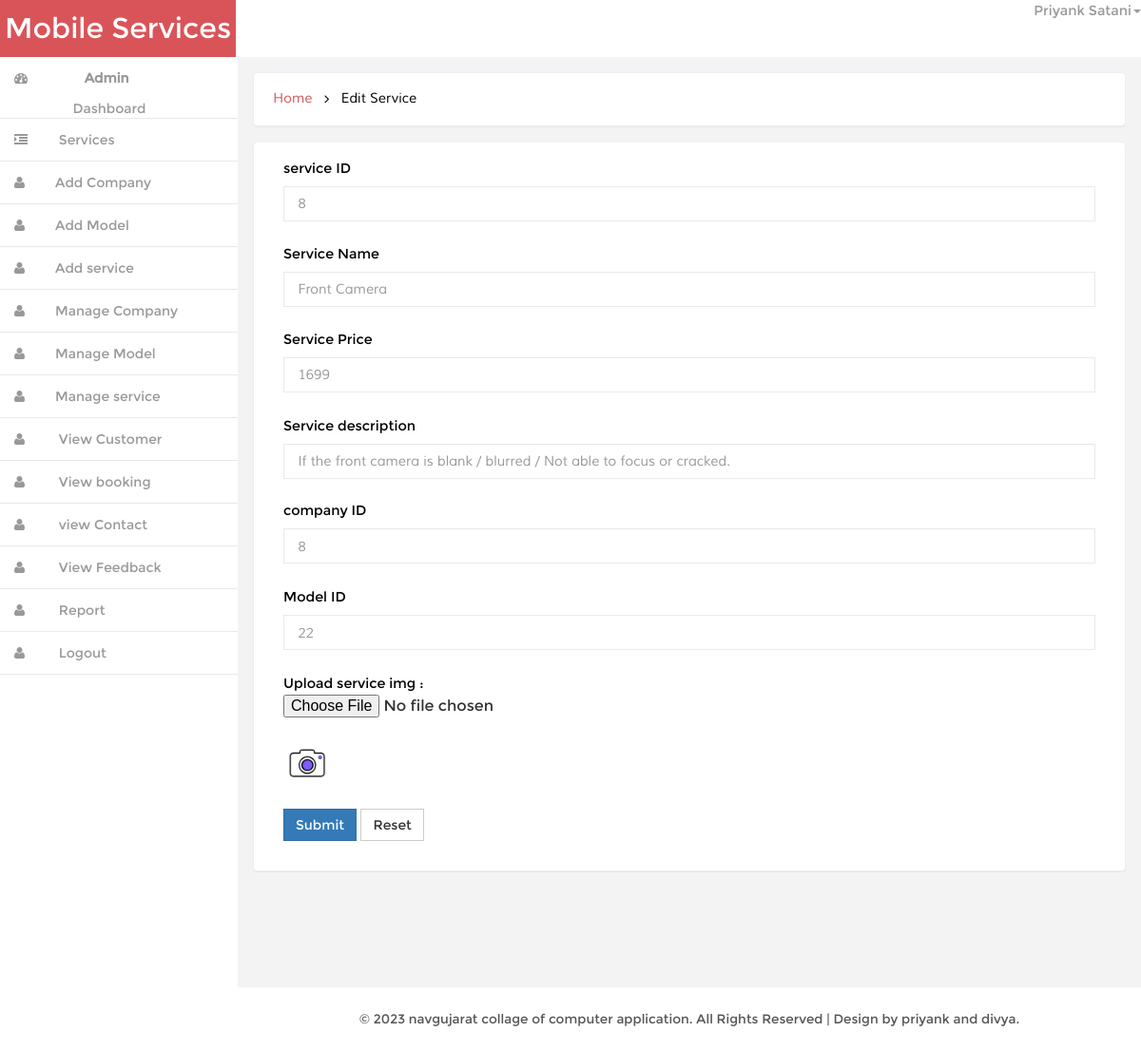
/admin/edit_service?edit_service_id=8 (signed in), run on the app's committed database.
### tables this page shows
CREATE TABLE `service` (
  `service_id` int(30) NOT NULL,
  `service_name` varchar(40) DEFAULT NULL,
  `service_price` float DEFAULT NULL,
  `service_img` varchar(255) DEFAULT NULL,
  `service_desc` varchar(255) DEFAULT NULL,
  `com_id` int(30) DEFAULT NULL,
  `mod_id` int(30) DEFAULT NULL
);

### admin/model.php (called while the page is built, shortened)
<?php
class model
{
	public $conn="";
	function __construct()
	{
		$this->conn=new mysqli('localhost','root','','mobile_service');
	}
	function select_where($tbl,$where)
	{
		$key_arr=array_keys($where);
		$value_arr=array_values($where);
		$sel="select * from $tbl where 1=1";
		$i=0;
		foreach($where as $w)
		{
		    $sel.=" and $key_arr[$i]='$value_arr[$i]'";
			$i++;
		}
		$run=$this->conn->query($sel);
		return $run;
	}
}
?>

### admin/edit_service.php (the view, shortened to what this page needs)
<?php
include_once('header.php');
?>
		   <div class="banner">
		    	<h2>
				<a href="dashboard">Home</a>
				<i class="fa fa-angle-right"></i>
				<span>Edit Service</span>
				</h2>
		    </div>
 	<div class="validation-system">
 		<div class="validation-form">
        <form method="post" enctype="multipart/form-data">
         	 <div class="col-md-12 form-group1">
              <label class="control-label">service ID</label>
              <input type="text" placeholder="service Id" required="" name="service_id" value="<?php echo $fetch->service_id;?>">
            </div>
            <div class="clearfix"> </div><br>
            <div class="col-md-12 form-group1">
              <label class="control-label">Service Name</label>
              <input type="text" placeholder="Payment Type"  name="service_name" value="<?php echo $fetch->service_name; ?>">
            </div>
            <div class="clearfix"> </div><br>
            <div class="col-md-12 form-group1 group-mail">
              <label class="control-label">Service Price</label>
              <input type="text" placeholder="service price"  name="service_price" value="<?php echo $fetch->service_price;?>">
            </div>
			<div class="col-md-12 form-group1 form-last">
              <label class="control-label">Service description</label>
              <input type="text" placeholder="service description" name="service_desc" required="" value="<?php echo $fetch->service_desc;?>">
            </div>
            <div class="clearfix"> </div><br>
            <div class="col-md-12 form-group1 group-mail">
              <label class="control-label">company ID</label>
              <input type="text" placeholder="company ID"  name="com_id" value="<?php echo $fetch->com_id;?>">
            </div>
             <div class="col-md-12 form-group1 group-mail">
              <label class="control-label">Model ID</label>
              <input type="text" placeholder="Model ID"  name="mod_id" value="<?php echo $fetch->mod_id;?>">
            </div>
            <div class="col-md-12 form-group1 form-last">
              <label class="control-label">Upload service img :</label>
              <input type="file" placeholder="service img" name="service_img"  value="<?php echo $fetch->service_img;?>"><br>
              <img src="service_img/<?php echo $fetch->service_img;?>" alt="service Img" width="50px">
            </div>
            <div class="clearfix"> </div><br>
            <div class="col-md-12 form-group">
              <button type="submit" class="btn btn-primary" name="submit">Submit</button>
              <button type="reset" class="btn btn-default">Reset</button>
            </div>
          <div class="clearfix"> </div>
        </form>
 </div>
</div>
<?php
include_once('footer.php');
?>

### admin/css/style.css (style rules this page uses)
h4, h5, h6, h1, h2, h3 { margin: 0; }
html, body { font-family:'Montserrat-Regular'; font-size: 100%; background:#F3F3F4; overflow-x: hidden; }
body a { transition:0.5s all; -webkit-transition:0.5s all; -moz-transition:0.5s all; -o-transition:0.5s all; -ms-transition:0.5s all; }
.banner { background: #fff; display: block; margin: 0em 1em ; padding:1em; border: 1px solid #ebeff6; border-color: #ebeff6; border-radius: 4px; -webkit-border-radius: 4px; -o-border-radius: 4px; -moz-border-radius: 4px; -ms-border-radius: 4px; -webkit-box-shadow: 0 1px 1px rgba(0,0,0,.05); box-shadow: 0 1px 1px rgba(0,0,0,.05); }
.banner h2 { font-size:0.9em; }
.banner h2 a { color:#D95459; text-decoration:none; font-family: 'Muli-Regular'; padding:0.3em ; }
.banner h2 span { color:#000; font-family: 'Muli-Regular'; padding:0.3em ; }
.banner h2 i { color:#000; vertical-align:middle; padding:0.3em ; }
.btn { border-radius: 0px; outline: none; }
.validation-form { background: #fff; margin-bottom: 1em; padding: 1em; border: 1px solid #ebeff6; border-radius: 4px; -webkit-border-radius: 4px; -o-border-radius: 4px; -moz-border-radius: 4px; -ms-border-radius: 4px; -webkit-box-shadow: 0 1px 1px rgba(0,0,0,.05); box-shadow: 0 1px 1px rgba(0,0,0,.05); }
.validation-system { padding: 1em; }
label.control-label { font-weight: 100; color: #000; font-size: 0.9em; margin: 0; }
.form-group1 input[type="text"],.form-group1 textarea, .form-group1 input[type="password"],.form-group1 input[type="date"] { border: 1px solid #E9E9E9; font-size: 0.9em; width: 100%; outline: none; padding: 0.5em 1em; color: #999; margin-top: 0.5em; font-family: 'Muli-Regular'; }
.group-mail { padding-bottom: 1.5em; }

### data on the page
service: service_id "8", service_name "Front Camera", service_price "1699", service_desc "If the front camera is blank / blurred / Not able to focus or cracked.", com_id "8", mod_id "22", service_img (picture)

### other printed values
$_SESSION['name'] "Priyank Satani"
